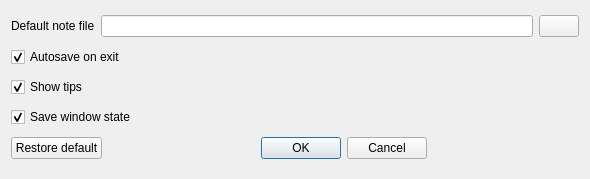
<?xml version="1.0" encoding="UTF-8"?>
<ui version="4.0">
 <class>PreferencesDIalog</class>
 <widget class="QDialog" name="PreferencesDIalog">
  <property name="geometry">
   <rect>
    <x>0</x>
    <y>0</y>
    <width>590</width>
    <height>179</height>
   </rect>
  </property>
  <property name="windowTitle">
   <string>Preferences</string>
  </property>
  <layout class="QVBoxLayout" name="verticalLayout">
   <item>
    <layout class="QHBoxLayout" name="horizontalLayout">
     <item>
      <widget class="QLabel" name="label">
       <property name="text">
        <string>Default note file</string>
       </property>
      </widget>
     </item>
     <item>
      <widget class="QLineEdit" name="DefaultNoteFile"/>
     </item>
     <item>
      <widget class="QPushButton" name="SelectFile">
       <property name="text">
        <string/>
       </property>
       <property name="icon">
        <iconset resource="OGappResources.qrc">
         <normaloff>:/OGapp/set1/icons/Folder document open.png</normaloff>:/OGapp/set1/icons/Folder document open.png</iconset>
       </property>
       <property name="iconSize">
        <size>
         <width>32</width>
         <height>32</height>
        </size>
       </property>
      </widget>
     </item>
    </layout>
   </item>
   <item>
    <widget class="QCheckBox" name="Autosave">
     <property name="text">
      <string>Autosave on exit</string>
     </property>
     <property name="checked">
      <bool>true</bool>
     </property>
    </widget>
   </item>
   <item>
    <widget class="QCheckBox" name="ShowTips">
     <property name="text">
      <string>Show tips</string>
     </property>
     <property name="checked">
      <bool>true</bool>
     </property>
    </widget>
   </item>
   <item>
    <widget class="QCheckBox" name="SaveWinState">
     <property name="text">
      <string>Save window state</string>
     </property>
     <property name="checked">
      <bool>true</bool>
     </property>
    </widget>
   </item>
   <item>
    <layout class="QHBoxLayout" name="horizontalLayout_2">
     <item>
      <widget class="QPushButton" name="RestoreDefault">
       <property name="text">
        <string>Restore default</string>
       </property>
      </widget>
     </item>
     <item>
      <widget class="QDialogButtonBox" name="buttonBox">
       <property name="orientation">
        <enum>Qt::Horizontal</enum>
       </property>
       <property name="standardButtons">
        <set>QDialogButtonBox::Cancel|QDialogButtonBox::Ok</set>
       </property>
       <property name="centerButtons">
        <bool>true</bool>
       </property>
      </widget>
     </item>
    </layout>
   </item>
  </layout>
 </widget>
 <resources>
  <include location="OGappResources.qrc"/>
 </resources>
 <connections>
  <connection>
   <sender>buttonBox</sender>
   <signal>accepted()</signal>
   <receiver>PreferencesDIalog</receiver>
   <slot>accept()</slot>
   <hints>
    <hint type="sourcelabel">
     <x>257</x>
     <y>169</y>
    </hint>
    <hint type="destinationlabel">
     <x>157</x>
     <y>274</y>
    </hint>
   </hints>
  </connection>
  <connection>
   <sender>buttonBox</sender>
   <signal>rejected()</signal>
   <receiver>PreferencesDIalog</receiver>
   <slot>reject()</slot>
   <hints>
    <hint type="sourcelabel">
     <x>325</x>
     <y>169</y>
    </hint>
    <hint type="destinationlabel">
     <x>286</x>
     <y>274</y>
    </hint>
   </hints>
  </connection>
 </connections>
</ui>
